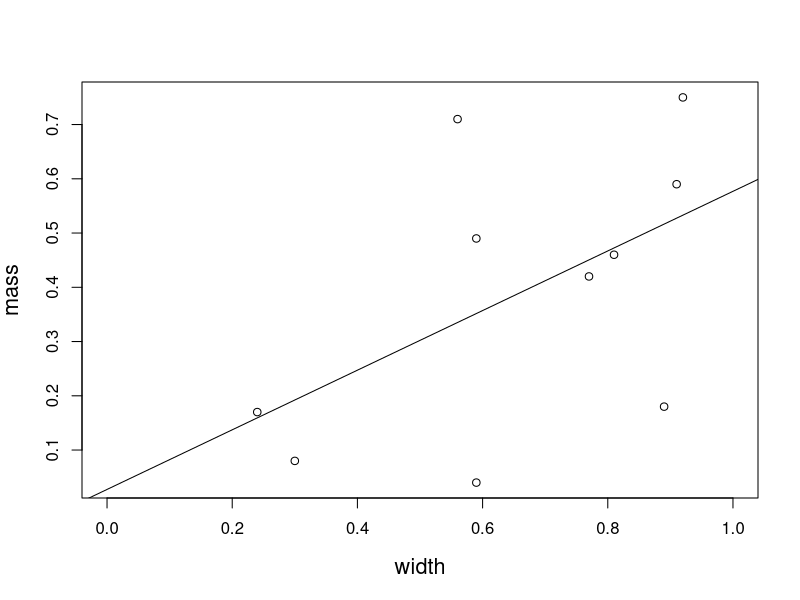

Recreate this plot in R.
## ---- chunk 1
#| label: slr-data
#| echo: true
width <- c(0.30, 0.91, 0.89, 0.24, 0.77, 0.56, 0.59, 0.92, 0.81, 0.59)  ## x
mass <- c(0.08, 0.59, 0.18, 0.17, 0.42, 0.71, 0.49, 0.75, 0.46, 0.04)   ## y
## ---- chunk 2
#| label: slr-viz
#| echo: false
#| fig-width: 7
#| fig-height: 7
#| out-width: "5in"
plot(width, mass, xlim=c(0,1), cex.lab=1.3)
abline(lm(mass~width))
## ---- chunk 3
#| label: slr-fit
#| size: 'scriptsize'
lm(mass~width)
## ---- chunk 4
jd.lm <- list(x=width, y=mass, n=length(mass))
ji.lm <- function() list(beta0=rnorm(1), beta1=0, sigmaSq=runif(1))
jp.lm <- c("beta0", "beta1", "sigmaSq")
